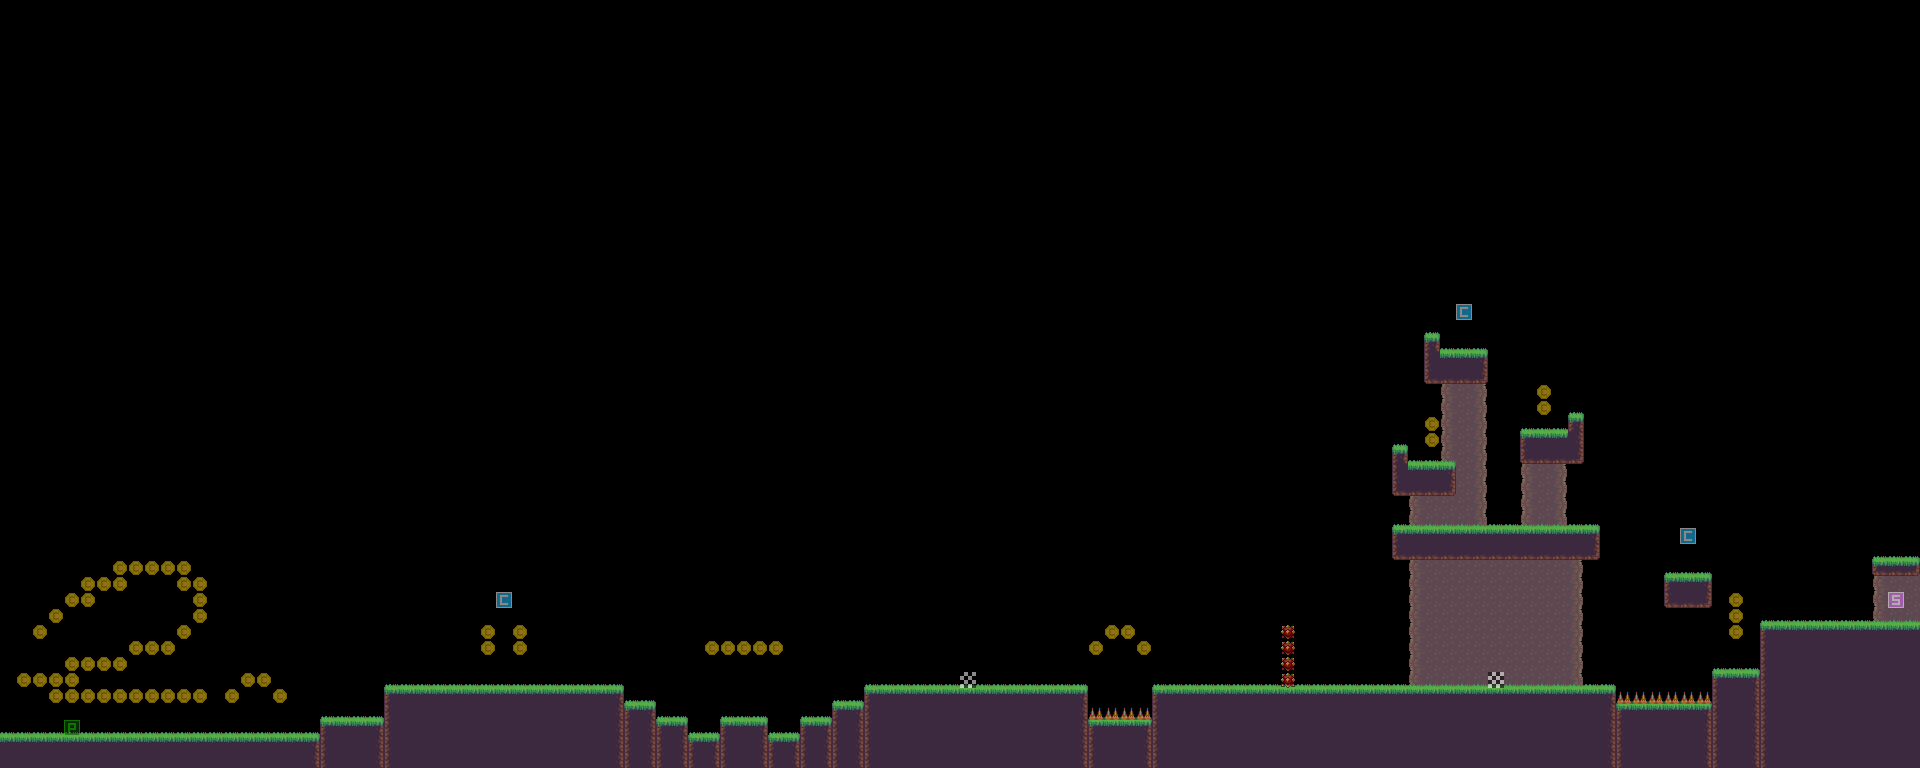

A level layout from a 2D game, rendered from its tile map. Below: a short description, then the map file with tile-grid data replaced by summaries:
An orthogonal 120x48 tile map with 16x16 px tiles, 3 tile layers (BG, FG, OBJ).

<map version="1.0" orientation="orthogonal" renderorder="right-down" width="120" height="48" tilewidth="16" tileheight="16">
 <tileset firstgid="1" source="tiles.tsx" />
 <layer name="BG" width="120" height="48">
  <data>[5760 cells, 151 non-empty, 5 distinct tile ids]</data>
 </layer>
 <layer name="FG" width="120" height="48">
  <data>[5760 cells, 744 non-empty, 17 distinct tile ids]</data>
 </layer>
 <layer name="OBJ" width="120" height="48" opacity="0.54">
  <data>[5760 cells, 83 non-empty, 7 distinct tile ids]</data>
 </layer>
</map>
